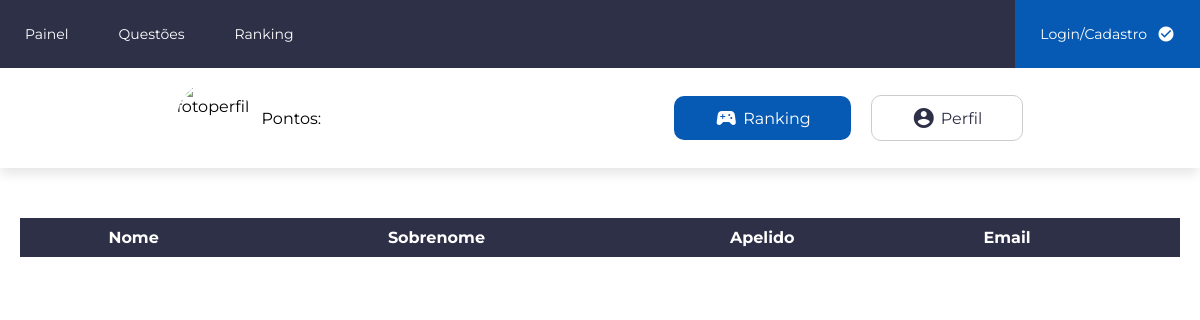
The page /adm/gerenciarUsuarios.php on the database as committed earlier.
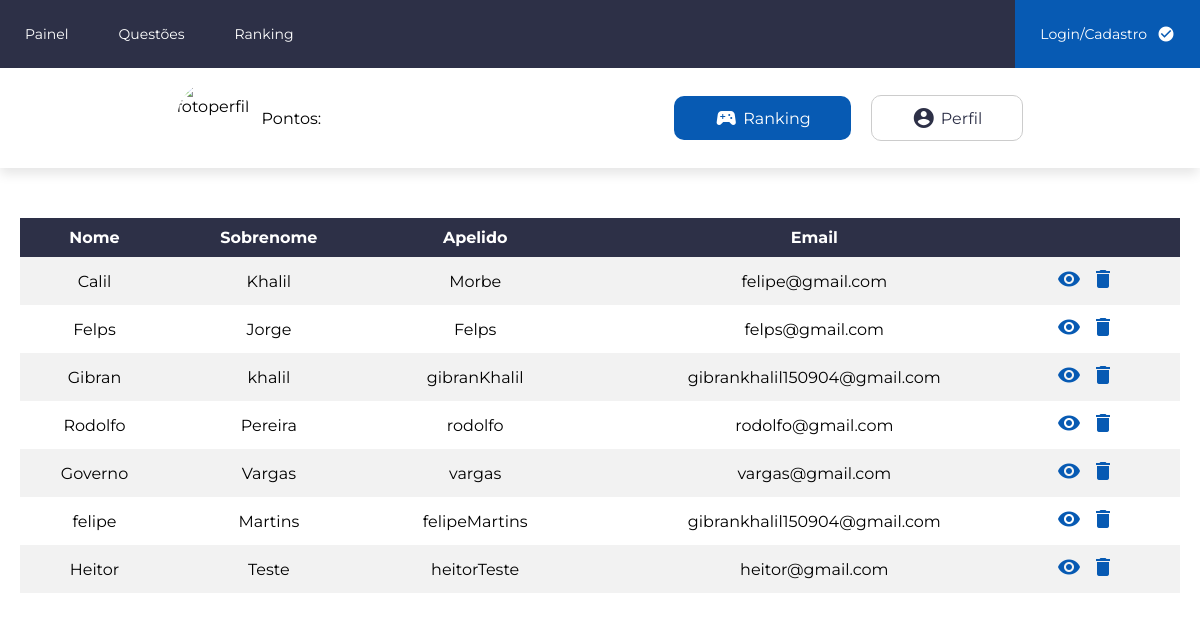
The same page on the database as committed later.
### tables this page shows
CREATE TABLE `usuario` (
  `id_usuario` int(11) NOT NULL,
  `nome` varchar(100) NOT NULL,
  `sobrenome` varchar(100) NOT NULL,
  `email` varchar(255) NOT NULL,
  `senha` varchar(255) NOT NULL,
  `foto` text NOT NULL,
  `apelido` varchar(20) NOT NULL,
  `pontos` int(11) NOT NULL
);

### backend/dao/UserDAO.php (called while the page is built, shortened)
<?php
class UserDAO implements IUserDAO
{
    private $Conn;
    public function __construct(PDO $conn)
    {
        $this->Conn = $conn;
    }
    public function buscarTodos()
    {
        $stmt = $this->Conn->prepare("SELECT * FROM usuario");
        $stmt->execute();
        $row = $stmt->fetchAll(PDO::FETCH_ASSOC);
        return $row;
    }
}

### adm/gerenciarUsuarios.php (the view, shortened to what this page needs)
<?php
require_once("../content/painel.php");
require_once("../backend/dao/UserDAO.php");
$alunos = new UserDAO($conn);
$todosAlunos = $alunos->buscarTodos();
?>
<main class="gerenciarQuestoes-container">
    <div class="ranking-table">
        <table class="table">
            <thead>
                <tr>
                    <th>Nome</th>
                    <th>Sobrenome</th>
                    <th>Apelido</th>
                    <th>Email</th>
                    <th></th>
                </tr>
            </thead>
            <tbody>
                <?php foreach ($todosAlunos as $aluno) : ?>
                    <tr>
                        <td><?= $aluno["nome"] ?></td>
                        <td><?= $aluno["sobrenome"] ?></td>
                        <td><?= $aluno["apelido"] ?></td>
                        <td><?= $aluno["email"] ?></td>
                        <td class="actions">
                            <a href="../adm/visualizarUsuario.php?id=<?= $aluno["id_usuario"] ?>" class="actionslinks"><i class="material-icons">visibility</i></a>
                            <form action="../backend/bd_usuario.php" method="POST">
                                <button class="actionslinks"><i class="material-icons">delete</i></button>
                            </form>
                        </td>
                    </tr>
                <?php endforeach ?>
            </tbody>
        </table>
    </div>
</main>

Rows that differ between the two databases and show on the page:
added usuario: nome "Calil", sobrenome "Khalil", apelido "Morbe", email "felipe@gmail.com"
added usuario: nome "Felps", sobrenome "Jorge", apelido "Felps", email "felps@gmail.com"
added usuario: nome "Gibran", sobrenome "khalil", apelido "gibranKhalil", email "gibrankhalil150904@gmail.com"
added usuario: nome "Rodolfo", sobrenome "Pereira", apelido "rodolfo", email "rodolfo@gmail.com"
added usuario: nome "Governo", sobrenome "Vargas", apelido "vargas", email "vargas@gmail.com"
added usuario: nome "felipe", sobrenome "Martins", apelido "felipeMartins", email "gibrankhalil150904@gmail.com"
added usuario: nome "Heitor", sobrenome "Teste", apelido "heitorTeste", email "heitor@gmail.com"
